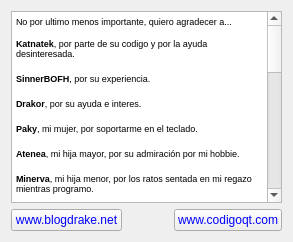
     <widget class="QWidget" name="tab_4">
      <attribute name="title">
       <string>Agradecimientos</string>
      </attribute>
      <layout class="QGridLayout" name="gridLayout">
       <item row="0" column="0" colspan="3">
        <widget class="QTextEdit" name="textEdit_4">
         <property name="readOnly">
          <bool>true</bool>
         </property>
         <property name="html">
          <string>&lt;!DOCTYPE HTML PUBLIC &quot;-//W3C//DTD HTML 4.0//EN&quot; &quot;http://www.w3.org/TR/REC-html40/strict.dtd&quot;&gt;
&lt;html&gt;&lt;head&gt;&lt;meta name=&quot;qrichtext&quot; content=&quot;1&quot; /&gt;&lt;style type=&quot;text/css&quot;&gt;
p, li { white-space: pre-wrap; }
&lt;/style&gt;&lt;/head&gt;&lt;body style=&quot; font-family:'Sans Serif'; font-size:7pt; font-weight:600; font-style:normal;&quot;&gt;
&lt;p style=&quot; margin-top:0px; margin-bottom:0px; margin-left:0px; margin-right:0px; -qt-block-indent:0; text-indent:0px;&quot;&gt;&lt;span style=&quot; font-weight:400;&quot;&gt;No por ultimo menos importante, quiero agradecer a...&lt;/span&gt;&lt;/p&gt;
&lt;p style=&quot;-qt-paragraph-type:empty; margin-top:0px; margin-bottom:0px; margin-left:0px; margin-right:0px; -qt-block-indent:0; text-indent:0px; font-weight:400;&quot;&gt;&lt;br /&gt;&lt;/p&gt;
&lt;p style=&quot; margin-top:0px; margin-bottom:0px; margin-left:0px; margin-right:0px; -qt-block-indent:0; text-indent:0px;&quot;&gt;Katnatek&lt;span style=&quot; font-weight:400;&quot;&gt;, por parte de su codigo y por la ayuda desinteresada.&lt;/span&gt;&lt;/p&gt;
&lt;p style=&quot;-qt-paragraph-type:empty; margin-top:0px; margin-bottom:0px; margin-left:0px; margin-right:0px; -qt-block-indent:0; text-indent:0px; font-size:9pt; font-weight:400;&quot;&gt;&lt;br /&gt;&lt;/p&gt;
&lt;p style=&quot; margin-top:0px; margin-bottom:0px; margin-left:0px; margin-right:0px; -qt-block-indent:0; text-indent:0px;&quot;&gt;SinnerBOFH&lt;span style=&quot; font-weight:400;&quot;&gt;, por su experiencia.&lt;/span&gt;&lt;/p&gt;
&lt;p style=&quot;-qt-paragraph-type:empty; margin-top:0px; margin-bottom:0px; margin-left:0px; margin-right:0px; -qt-block-indent:0; text-indent:0px; font-size:9pt; font-weight:400;&quot;&gt;&lt;br /&gt;&lt;/p&gt;
&lt;p style=&quot; margin-top:0px; margin-bottom:0px; margin-left:0px; margin-right:0px; -qt-block-indent:0; text-indent:0px;&quot;&gt;Drakor&lt;span style=&quot; font-weight:400;&quot;&gt;, por su ayuda e interes.&lt;/span&gt;&lt;/p&gt;
&lt;p style=&quot;-qt-paragraph-type:empty; margin-top:0px; margin-bottom:0px; margin-left:0px; margin-right:0px; -qt-block-indent:0; text-indent:0px; font-size:9pt; font-weight:400;&quot;&gt;&lt;br /&gt;&lt;/p&gt;
&lt;p style=&quot; margin-top:0px; margin-bottom:0px; margin-left:0px; margin-right:0px; -qt-block-indent:0; text-indent:0px;&quot;&gt;Paky&lt;span style=&quot; font-weight:400;&quot;&gt;, mi mujer, por soportarme en el teclado.&lt;/span&gt;&lt;/p&gt;
&lt;p style=&quot;-qt-paragraph-type:empty; margin-top:0px; margin-bottom:0px; margin-left:0px; margin-right:0px; -qt-block-indent:0; text-indent:0px; font-size:9pt; font-weight:400;&quot;&gt;&lt;br /&gt;&lt;/p&gt;
&lt;p style=&quot; margin-top:0px; margin-bottom:0px; margin-left:0px; margin-right:0px; -qt-block-indent:0; text-indent:0px;&quot;&gt;Atenea&lt;span style=&quot; font-weight:400;&quot;&gt;, mi hija mayor, por su admiración por mi hobbie.&lt;/span&gt;&lt;/p&gt;
&lt;p style=&quot;-qt-paragraph-type:empty; margin-top:0px; margin-bottom:0px; margin-left:0px; margin-right:0px; -qt-block-indent:0; text-indent:0px; font-size:9pt; font-weight:400;&quot;&gt;&lt;br /&gt;&lt;/p&gt;
&lt;p style=&quot; margin-top:0px; margin-bottom:0px; margin-left:0px; margin-right:0px; -qt-block-indent:0; text-indent:0px;&quot;&gt;Minerva&lt;span style=&quot; font-weight:400;&quot;&gt;, mi hija menor, por los ratos sentada en mi regazo mientras programo.&lt;/span&gt;&lt;/p&gt;
&lt;p style=&quot;-qt-paragraph-type:empty; margin-top:0px; margin-bottom:0px; margin-left:0px; margin-right:0px; -qt-block-indent:0; text-indent:0px; font-size:9pt; font-weight:400;&quot;&gt;&lt;br /&gt;&lt;/p&gt;
&lt;p style=&quot; margin-top:0px; margin-bottom:0px; margin-left:0px; margin-right:0px; -qt-block-indent:0; text-indent:0px;&quot;&gt;Motitos&lt;span style=&quot; font-weight:400;&quot;&gt;, por sus reflexiones de como debería ser RecoverDrake y traducciones. Muchisimas Gracias!!!&lt;/span&gt;&lt;/p&gt;
&lt;p style=&quot;-qt-paragraph-type:empty; margin-top:0px; margin-bottom:0px; margin-left:0px; margin-right:0px; -qt-block-indent:0; text-indent:0px; font-size:9pt; font-weight:400;&quot;&gt;&lt;br /&gt;&lt;/p&gt;
&lt;p style=&quot; margin-top:0px; margin-bottom:0px; margin-left:0px; margin-right:0px; -qt-block-indent:0; text-indent:0px;&quot;&gt;Adrimag&lt;span style=&quot; font-weight:400;&quot;&gt;, &lt;/span&gt;Er Bardo, JC, Arcnexus y Thanatos, &lt;span style=&quot; font-weight:400;&quot;&gt;del foro www.zonaqt.com/www.codigoqt.com, por sus explicaciones sobre el compilador y su gran aportacion a la construcion de este programa basado en C++/Qt. Gracias companeros!!!&lt;/span&gt;&lt;/p&gt;
&lt;p style=&quot;-qt-paragraph-type:empty; margin-top:0px; margin-bottom:0px; margin-left:0px; margin-right:0px; -qt-block-indent:0; text-indent:0px; font-size:9pt; font-weight:400;&quot;&gt;&lt;br /&gt;&lt;/p&gt;
&lt;p style=&quot; margin-top:0px; margin-bottom:0px; margin-left:0px; margin-right:0px; -qt-block-indent:0; text-indent:0px;&quot;&gt;Mención especial a&lt;span style=&quot; font-weight:400;&quot;&gt; &lt;/span&gt;Leo Vasquez (lexblas) [Miembro del Proyecto Derix]&lt;span style=&quot; font-weight:400;&quot;&gt;, de ZonaQt, por las horas de ayuda y explicaciones. &lt;/span&gt;&lt;span style=&quot; font-weight:400; font-style:italic;&quot;&gt;Sin ti no habria sido posible esto...que lo sepas xD &lt;/span&gt;&lt;/p&gt;
&lt;p style=&quot; margin-top:0px; margin-bottom:0px; margin-left:0px; margin-right:0px; -qt-block-indent:0; text-indent:0px;&quot;&gt;&lt;span style=&quot; font-weight:400;&quot;&gt;Colaborador activo del proyecto RecoverDrake y creador de codigo y además he conseguido que se instale Mageia, jeje&lt;/span&gt;&lt;/p&gt;
&lt;p style=&quot;-qt-paragraph-type:empty; margin-top:0px; margin-bottom:0px; margin-left:0px; margin-right:0px; -qt-block-indent:0; text-indent:0px; font-size:9pt; font-weight:400;&quot;&gt;&lt;br /&gt;&lt;/p&gt;
&lt;p style=&quot; margin-top:0px; margin-bottom:0px; margin-left:0px; margin-right:0px; -qt-block-indent:0; text-indent:0px;&quot;&gt;Michael Jackson&lt;span style=&quot; font-weight:400;&quot;&gt;, mi inspiración, oyendo su gran legado. Siempre en mi memoria - R.I.P. 25-06-2009.&lt;/span&gt;&lt;/p&gt;
&lt;p style=&quot;-qt-paragraph-type:empty; margin-top:0px; margin-bottom:0px; margin-left:0px; margin-right:0px; -qt-block-indent:0; text-indent:0px; font-weight:400;&quot;&gt;&lt;br /&gt;&lt;/p&gt;
&lt;p style=&quot; margin-top:0px; margin-bottom:0px; margin-left:0px; margin-right:0px; -qt-block-indent:0; text-indent:0px;&quot;&gt;Linus Tolvards&lt;span style=&quot; font-weight:400;&quot;&gt;, por crear casi sin querer este hermoso mundo llamado Linux (No hay mejor nombre para darle un homenaje).&lt;/span&gt;&lt;/p&gt;
&lt;p style=&quot;-qt-paragraph-type:empty; margin-top:0px; margin-bottom:0px; margin-left:0px; margin-right:0px; -qt-block-indent:0; text-indent:0px; font-size:9pt; font-weight:400;&quot;&gt;&lt;br /&gt;&lt;/p&gt;
&lt;p style=&quot; margin-top:0px; margin-bottom:0px; margin-left:0px; margin-right:0px; -qt-block-indent:0; text-indent:0px;&quot;&gt;Luigi&lt;span style=&quot; font-weight:400;&quot;&gt;, por su interes y pruebas y he conseguido que se instale Mandriva, jeje&lt;/span&gt;&lt;/p&gt;
&lt;p style=&quot;-qt-paragraph-type:empty; margin-top:0px; margin-bottom:0px; margin-left:0px; margin-right:0px; -qt-block-indent:0; text-indent:0px; font-size:9pt; font-weight:400;&quot;&gt;&lt;br /&gt;&lt;/p&gt;
&lt;p style=&quot; margin-top:0px; margin-bottom:0px; margin-left:0px; margin-right:0px; -qt-block-indent:0; text-indent:0px;&quot;&gt;vinxenso [Miembro del Proyecto Derix]&lt;span style=&quot; font-weight:400;&quot;&gt;, porque si Internet fuera una persona, seguro seria el.&lt;/span&gt;&lt;/p&gt;
&lt;p style=&quot;-qt-paragraph-type:empty; margin-top:0px; margin-bottom:0px; margin-left:0px; margin-right:0px; -qt-block-indent:0; text-indent:0px; font-size:9pt; font-weight:400;&quot;&gt;&lt;br /&gt;&lt;/p&gt;
&lt;p style=&quot; margin-top:0px; margin-bottom:0px; margin-left:0px; margin-right:0px; -qt-block-indent:0; text-indent:0px;&quot;&gt;Carlos &amp;quot;Toro&amp;quot;&lt;span style=&quot; font-weight:400;&quot;&gt;, no te olvido, estes donde estes, te fuiste muy pronto - R.I.P. 25-08-2000.&lt;/span&gt;&lt;/p&gt;
&lt;p style=&quot;-qt-paragraph-type:empty; margin-top:0px; margin-bottom:0px; margin-left:0px; margin-right:0px; -qt-block-indent:0; text-indent:0px; font-weight:400;&quot;&gt;&lt;br /&gt;&lt;/p&gt;
&lt;p style=&quot; margin-top:0px; margin-bottom:0px; margin-left:0px; margin-right:0px; -qt-block-indent:0; text-indent:0px;&quot;&gt;Jean-Pierre&lt;span style=&quot; font-weight:400;&quot;&gt;, la enfermedad te pudo, no te olvido estes donde estes - R.I.P. 2012.&lt;/span&gt;&lt;/p&gt;
&lt;p style=&quot;-qt-paragraph-type:empty; margin-top:0px; margin-bottom:0px; margin-left:0px; margin-right:0px; -qt-block-indent:0; text-indent:0px; font-weight:400;&quot;&gt;&lt;br /&gt;&lt;/p&gt;
&lt;p style=&quot; margin-top:0px; margin-bottom:0px; margin-left:0px; margin-right:0px; -qt-block-indent:0; text-indent:0px;&quot;&gt;Dios&lt;span style=&quot; font-weight:400;&quot;&gt;, por darme la fe y empuje necesario para conseguir mi objetivo de realizar este programa.&lt;/span&gt;&lt;/p&gt;
&lt;p style=&quot;-qt-paragraph-type:empty; margin-top:0px; margin-bottom:0px; margin-left:0px; margin-right:0px; -qt-block-indent:0; text-indent:0px;&quot;&gt;&lt;br /&gt;&lt;/p&gt;
&lt;p style=&quot; margin-top:0px; margin-bottom:0px; margin-left:0px; margin-right:0px; -qt-block-indent:0; text-indent:0px;&quot;&gt;Blogdrake y ZonaQt/CodigoQt&lt;span style=&quot; font-weight:400;&quot;&gt;, porque sin ellas, no habria sido lo que es ahora RecoverDrake.&lt;/span&gt;&lt;/p&gt;
&lt;p style=&quot;-qt-paragraph-type:empty; margin-top:0px; margin-bottom:0px; margin-left:0px; margin-right:0px; -qt-block-indent:0; text-indent:0px; font-weight:400;&quot;&gt;&lt;br /&gt;&lt;/p&gt;
&lt;p style=&quot; margin-top:0px; margin-bottom:0px; margin-left:0px; margin-right:0px; -qt-block-indent:0; text-indent:0px;&quot;&gt;&lt;span style=&quot; font-weight:400;&quot;&gt;...si me dejo alguien que me perdone, pero es que es &amp;quot;muuu&amp;quot; tarde.&lt;/span&gt;&lt;/p&gt;&lt;/body&gt;&lt;/html&gt;</string>
         </property>
        </widget>
       </item>
       <item row="1" column="2">
        <widget class="QPushButton" name="pushButton_4">
         <property name="cursor">
          <cursorShape>PointingHandCursor</cursorShape>
         </property>
         <property name="styleSheet">
          <string notr="true">color: rgb(0, 0, 255);</string>
         </property>
         <property name="text">
          <string>www.codigoqt.com</string>
         </property>
        </widget>
       </item>
       <item row="1" column="0">
        <widget class="QPushButton" name="pushButton_3">
         <property name="cursor">
          <cursorShape>PointingHandCursor</cursorShape>
         </property>
         <property name="styleSheet">
          <string notr="true">color: rgb(0, 0, 255);</string>
         </property>
         <property name="text">
          <string>www.blogdrake.net</string>
         </property>
        </widget>
       </item>
       <item row="1" column="1">
        <spacer name="horizontalSpacer_2">
         <property name="orientation">
          <enum>Qt::Horizontal</enum>
         </property>
         <property name="sizeHint" stdset="0">
          <size>
           <width>40</width>
           <height>20</height>
          </size>
         </property>
        </spacer>
       </item>
      </layout>
     </widget>
